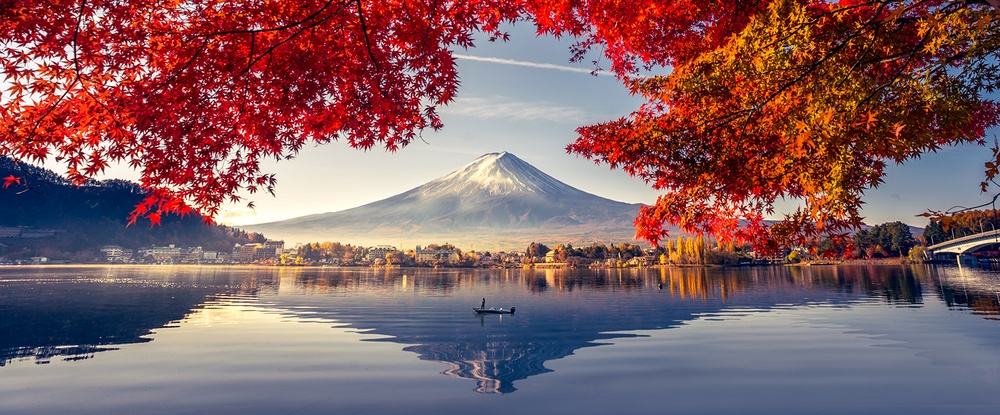
#> input picture Photo/Lake.jpg, 1000 x 415 px, shrunk from 1601 x 664 before the run, found by its file name
$ python divide_image.py Photo/Lake.jpg 5 5 Photo/hoho.jpg
#> lines starting #> are read from the running program, lines starting #| are printed output that depends on the picture
import sys
import random
from PIL import Image
import os

def calSize(file):
#> called with file = './Photo/Photo/Lake.jpg'
    image = Image.open(file)
#> image is the input picture: PIL image 1000x415 RGB; mean R, G, B 131.4, 95.4, 99.3
    # print(image)
    # image.show()
    size_x = image.size[0]
#> size_x = 1000
    size_y = image.size[1]
#> size_y = 415

    return size_x, size_y, image

def divide(file_name, col=1, row=1, sub_img=None):
    img_dir = './Photo'
    path = os.path.join(img_dir, file_name)
    out_path = os.path.join(img_dir, sub_img)
    x_size, y_size, img = calSize(path)
#> x_size = 1000; y_size = 415

    # 이미지 가로
    # 가로 길이가 홀수일 때
    if x_size % row != 0:
        x_size = x_size-(x_size % row)
    # 이미지 세로
    if y_size % col != 0:
        y_size = y_size - (y_size % col)

    x_chop = x_size//row
#> x_chop = 200
    y_chop = y_size//col
#> y_chop = 83

    num_file = [i for i in range(row*col)]
    random.shuffle(num_file)

    cnt = 0
    for x0 in range(0, x_size, x_chop):
        for y0 in range(0, y_size, y_chop):
            box = (x0, y0,
                   x0 + x_chop if x0 + x_chop < x_size else x_size,
                   y0 + y_chop if y0 + y_chop < y_size else y_size)

            tmp_img = img.crop(box)
            a = random.randrange(0, 2)
            b = random.randrange(0, 2)
            c = random.randrange(0, 2)

            # 미러링 적용
            if a == 1 :
                tmp_img = tmp_img.transpose(Image.FLIP_LEFT_RIGHT)
                # print('미러링 적용')

            # flipping 적용
            if b == 1:
                tmp_img = tmp_img.transpose(Image.FLIP_TOP_BOTTOM)
                # print('플리핑 적용')

            # Rotate 90 적용
            if c == 1:
                tmp_img = tmp_img.transpose(Image.ROTATE_90)
                # print('90도 전환 적용')

            print('%s %s' % (path, box))
            tmp_img.save('%s_crop%03d.jpg' % (out_path.replace('.jpg', ''), num_file[cnt]))
            cnt+=1
#> this loop made 5 passes
#> pass 1, in divide, `tmp_img.save('%s_crop%03d.jpg' % (out_path.replace('.jpg', ''), num_fi..`:
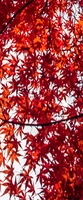
#> saved as hoho_crop014.jpg: PIL image 83x200 RGB; mean R, G, B 164.5, 68.3, 71.8
#> pass 1, in divide, `tmp_img.save('%s_crop%03d.jpg' % (out_path.replace('.jpg', ''), num_fi..`:
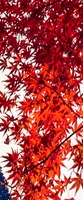
#> saved as hoho_crop000.jpg: PIL image 83x200 RGB; mean R, G, B 173.6, 68.7, 68.8
#> pass 1, in divide, `tmp_img.save('%s_crop%03d.jpg' % (out_path.replace('.jpg', ''), num_fi..`:
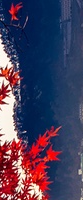
#> saved as hoho_crop023.jpg: PIL image 83x200 RGB; mean R, G, B 72.5, 62.9, 91.8
#> pass 1, in divide, `tmp_img.save('%s_crop%03d.jpg' % (out_path.replace('.jpg', ''), num_fi..`:
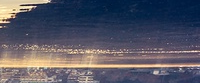
#> saved as hoho_crop018.jpg: PIL image 200x83 RGB; mean R, G, B 86.8, 86.8, 100.7
#> after the loop:
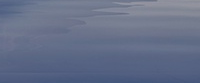
#> tmp_img: PIL image 200x83 RGB; mean R, G, B 101, 111.2, 137.2
#> after the loop, cnt = 25

    return

def main(argv):
    divide(argv[1],int(argv[2]), int(argv[3]), argv[4])

if __name__ == '__main__':
    main(sys.argv)
